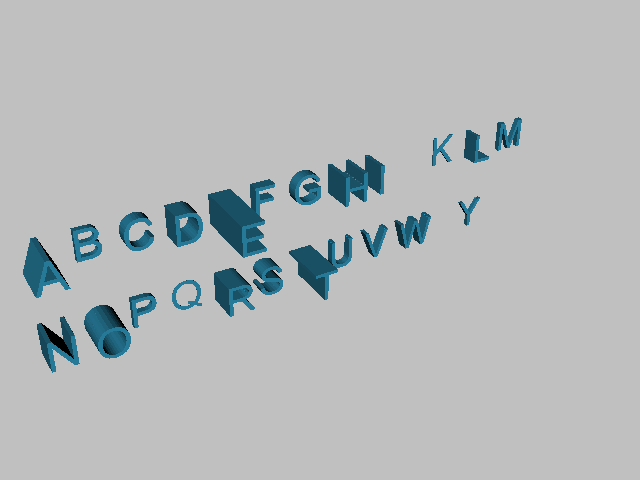

Write Python code to recreate this figure.
#!/usr/bin/env python

# Linearly extrude letter glyphs to visualize character frequency in a text file.

import os
import re
from collections import Counter
from pathlib import Path

# Factory overrides: importing these modules registers the OpenGL rendering
# and interaction style implementations for vtkRenderingCore factory classes.
import vtkmodules.vtkInteractionStyle  # noqa: F401
import vtkmodules.vtkRenderingOpenGL2  # noqa: F401

# VTK pipeline classes used in this example
from vtkmodules.vtkFiltersModeling import vtkLinearExtrusionFilter
from vtkmodules.vtkRenderingCore import (
    vtkActor,
    vtkPolyDataMapper,
    vtkRenderWindow,
    vtkRenderWindowInteractor,
    vtkRenderer,
)
from vtkmodules.vtkRenderingFreeType import vtkVectorText

# Colors (normalized RGB)
peacock = (0.200, 0.631, 0.788)
silver = (0.753, 0.753, 0.753)

# Data file
data_dir = Path(os.environ.get("VPE_DATA_DIR", Path(__file__).parent))
file_path = data_dir / "Gettysburg.txt"

# Read the file and calculate the frequency of each letter
with open(file_path) as f:
    freq = Counter()
    for line in f:
        cleaned = re.sub(r"[\d_]", "", line.strip().lower())
        freq += Counter(re.findall(r"\w", cleaned, re.UNICODE))
max_freq = max(freq.values())

# Letter A (freq=102)
text_a = vtkVectorText()
text_a.SetText("A")

extrude_a = vtkLinearExtrusionFilter()
extrude_a.SetInputConnection(text_a.GetOutputPort())
extrude_a.SetExtrusionTypeToVectorExtrusion()
extrude_a.SetVector(0, 0, 1.0)
extrude_a.SetScaleFactor(float(freq["a"]) / max_freq * 2.50)

mapper_a = vtkPolyDataMapper()
mapper_a.SetInputConnection(extrude_a.GetOutputPort())
mapper_a.ScalarVisibilityOff()

actor_a = vtkActor()
actor_a.SetMapper(mapper_a)
actor_a.GetProperty().SetColor(peacock)
actor_a.SetPosition(0.0, 0.0, 0.0)

# Letter B (freq=14)
text_b = vtkVectorText()
text_b.SetText("B")

extrude_b = vtkLinearExtrusionFilter()
extrude_b.SetInputConnection(text_b.GetOutputPort())
extrude_b.SetExtrusionTypeToVectorExtrusion()
extrude_b.SetVector(0, 0, 1.0)
extrude_b.SetScaleFactor(float(freq["b"]) / max_freq * 2.50)

mapper_b = vtkPolyDataMapper()
mapper_b.SetInputConnection(extrude_b.GetOutputPort())
mapper_b.ScalarVisibilityOff()

actor_b = vtkActor()
actor_b.SetMapper(mapper_b)
actor_b.GetProperty().SetColor(peacock)
actor_b.SetPosition(1.5, 0.0, 0.0)

# Letter C (freq=31)
text_c = vtkVectorText()
text_c.SetText("C")

extrude_c = vtkLinearExtrusionFilter()
extrude_c.SetInputConnection(text_c.GetOutputPort())
extrude_c.SetExtrusionTypeToVectorExtrusion()
extrude_c.SetVector(0, 0, 1.0)
extrude_c.SetScaleFactor(float(freq["c"]) / max_freq * 2.50)

mapper_c = vtkPolyDataMapper()
mapper_c.SetInputConnection(extrude_c.GetOutputPort())
mapper_c.ScalarVisibilityOff()

actor_c = vtkActor()
actor_c.SetMapper(mapper_c)
actor_c.GetProperty().SetColor(peacock)
actor_c.SetPosition(3.0, 0.0, 0.0)

# Letter D (freq=58)
text_d = vtkVectorText()
text_d.SetText("D")

extrude_d = vtkLinearExtrusionFilter()
extrude_d.SetInputConnection(text_d.GetOutputPort())
extrude_d.SetExtrusionTypeToVectorExtrusion()
extrude_d.SetVector(0, 0, 1.0)
extrude_d.SetScaleFactor(float(freq["d"]) / max_freq * 2.50)

mapper_d = vtkPolyDataMapper()
mapper_d.SetInputConnection(extrude_d.GetOutputPort())
mapper_d.ScalarVisibilityOff()

actor_d = vtkActor()
actor_d.SetMapper(mapper_d)
actor_d.GetProperty().SetColor(peacock)
actor_d.SetPosition(4.5, 0.0, 0.0)

# Letter E (freq=165)
text_e = vtkVectorText()
text_e.SetText("E")

extrude_e = vtkLinearExtrusionFilter()
extrude_e.SetInputConnection(text_e.GetOutputPort())
extrude_e.SetExtrusionTypeToVectorExtrusion()
extrude_e.SetVector(0, 0, 1.0)
extrude_e.SetScaleFactor(float(freq["e"]) / max_freq * 2.50)

mapper_e = vtkPolyDataMapper()
mapper_e.SetInputConnection(extrude_e.GetOutputPort())
mapper_e.ScalarVisibilityOff()

actor_e = vtkActor()
actor_e.SetMapper(mapper_e)
actor_e.GetProperty().SetColor(peacock)
actor_e.SetPosition(6.0, 0.0, 0.0)

# Letter F (freq=27)
text_f = vtkVectorText()
text_f.SetText("F")

extrude_f = vtkLinearExtrusionFilter()
extrude_f.SetInputConnection(text_f.GetOutputPort())
extrude_f.SetExtrusionTypeToVectorExtrusion()
extrude_f.SetVector(0, 0, 1.0)
extrude_f.SetScaleFactor(float(freq["f"]) / max_freq * 2.50)

mapper_f = vtkPolyDataMapper()
mapper_f.SetInputConnection(extrude_f.GetOutputPort())
mapper_f.ScalarVisibilityOff()

actor_f = vtkActor()
actor_f.SetMapper(mapper_f)
actor_f.GetProperty().SetColor(peacock)
actor_f.SetPosition(7.5, 0.0, 0.0)

# Letter G (freq=28)
text_g = vtkVectorText()
text_g.SetText("G")

extrude_g = vtkLinearExtrusionFilter()
extrude_g.SetInputConnection(text_g.GetOutputPort())
extrude_g.SetExtrusionTypeToVectorExtrusion()
extrude_g.SetVector(0, 0, 1.0)
extrude_g.SetScaleFactor(float(freq["g"]) / max_freq * 2.50)

mapper_g = vtkPolyDataMapper()
mapper_g.SetInputConnection(extrude_g.GetOutputPort())
mapper_g.ScalarVisibilityOff()

actor_g = vtkActor()
actor_g.SetMapper(mapper_g)
actor_g.GetProperty().SetColor(peacock)
actor_g.SetPosition(9.0, 0.0, 0.0)

# Letter H (freq=80)
text_h = vtkVectorText()
text_h.SetText("H")

extrude_h = vtkLinearExtrusionFilter()
extrude_h.SetInputConnection(text_h.GetOutputPort())
extrude_h.SetExtrusionTypeToVectorExtrusion()
extrude_h.SetVector(0, 0, 1.0)
extrude_h.SetScaleFactor(float(freq["h"]) / max_freq * 2.50)

mapper_h = vtkPolyDataMapper()
mapper_h.SetInputConnection(extrude_h.GetOutputPort())
mapper_h.ScalarVisibilityOff()

actor_h = vtkActor()
actor_h.SetMapper(mapper_h)
actor_h.GetProperty().SetColor(peacock)
actor_h.SetPosition(10.5, 0.0, 0.0)

# Letter I (freq=68)
text_i = vtkVectorText()
text_i.SetText("I")

extrude_i = vtkLinearExtrusionFilter()
extrude_i.SetInputConnection(text_i.GetOutputPort())
extrude_i.SetExtrusionTypeToVectorExtrusion()
extrude_i.SetVector(0, 0, 1.0)
extrude_i.SetScaleFactor(float(freq["i"]) / max_freq * 2.50)

mapper_i = vtkPolyDataMapper()
mapper_i.SetInputConnection(extrude_i.GetOutputPort())
mapper_i.ScalarVisibilityOff()

actor_i = vtkActor()
actor_i.SetMapper(mapper_i)
actor_i.GetProperty().SetColor(peacock)
actor_i.SetPosition(12.0, 0.0, 0.0)

# Letter J (freq=0)
text_j = vtkVectorText()
text_j.SetText("J")

extrude_j = vtkLinearExtrusionFilter()
extrude_j.SetInputConnection(text_j.GetOutputPort())
extrude_j.SetExtrusionTypeToVectorExtrusion()
extrude_j.SetVector(0, 0, 1.0)
extrude_j.SetScaleFactor(float(freq["j"]) / max_freq * 2.50)

mapper_j = vtkPolyDataMapper()
mapper_j.SetInputConnection(extrude_j.GetOutputPort())
mapper_j.ScalarVisibilityOff()

actor_j = vtkActor()
actor_j.SetMapper(mapper_j)
actor_j.GetProperty().SetColor(peacock)
actor_j.VisibilityOff()
actor_j.SetPosition(13.5, 0.0, 0.0)

# Letter K (freq=3)
text_k = vtkVectorText()
text_k.SetText("K")

extrude_k = vtkLinearExtrusionFilter()
extrude_k.SetInputConnection(text_k.GetOutputPort())
extrude_k.SetExtrusionTypeToVectorExtrusion()
extrude_k.SetVector(0, 0, 1.0)
extrude_k.SetScaleFactor(float(freq["k"]) / max_freq * 2.50)

mapper_k = vtkPolyDataMapper()
mapper_k.SetInputConnection(extrude_k.GetOutputPort())
mapper_k.ScalarVisibilityOff()

actor_k = vtkActor()
actor_k.SetMapper(mapper_k)
actor_k.GetProperty().SetColor(peacock)
actor_k.SetPosition(15.0, 0.0, 0.0)

# Letter L (freq=42)
text_l = vtkVectorText()
text_l.SetText("L")

extrude_l = vtkLinearExtrusionFilter()
extrude_l.SetInputConnection(text_l.GetOutputPort())
extrude_l.SetExtrusionTypeToVectorExtrusion()
extrude_l.SetVector(0, 0, 1.0)
extrude_l.SetScaleFactor(float(freq["l"]) / max_freq * 2.50)

mapper_l = vtkPolyDataMapper()
mapper_l.SetInputConnection(extrude_l.GetOutputPort())
mapper_l.ScalarVisibilityOff()

actor_l = vtkActor()
actor_l.SetMapper(mapper_l)
actor_l.GetProperty().SetColor(peacock)
actor_l.SetPosition(16.5, 0.0, 0.0)

# Letter M (freq=13)
text_m = vtkVectorText()
text_m.SetText("M")

extrude_m = vtkLinearExtrusionFilter()
extrude_m.SetInputConnection(text_m.GetOutputPort())
extrude_m.SetExtrusionTypeToVectorExtrusion()
extrude_m.SetVector(0, 0, 1.0)
extrude_m.SetScaleFactor(float(freq["m"]) / max_freq * 2.50)

mapper_m = vtkPolyDataMapper()
mapper_m.SetInputConnection(extrude_m.GetOutputPort())
mapper_m.ScalarVisibilityOff()

actor_m = vtkActor()
actor_m.SetMapper(mapper_m)
actor_m.GetProperty().SetColor(peacock)
actor_m.SetPosition(18.0, 0.0, 0.0)

# Letter N (freq=77)
text_n = vtkVectorText()
text_n.SetText("N")

extrude_n = vtkLinearExtrusionFilter()
extrude_n.SetInputConnection(text_n.GetOutputPort())
extrude_n.SetExtrusionTypeToVectorExtrusion()
extrude_n.SetVector(0, 0, 1.0)
extrude_n.SetScaleFactor(float(freq["n"]) / max_freq * 2.50)

mapper_n = vtkPolyDataMapper()
mapper_n.SetInputConnection(extrude_n.GetOutputPort())
mapper_n.ScalarVisibilityOff()

actor_n = vtkActor()
actor_n.SetMapper(mapper_n)
actor_n.GetProperty().SetColor(peacock)
actor_n.SetPosition(0.0, -3.0, 0.0)

# Letter O (freq=93)
text_o = vtkVectorText()
text_o.SetText("O")

extrude_o = vtkLinearExtrusionFilter()
extrude_o.SetInputConnection(text_o.GetOutputPort())
extrude_o.SetExtrusionTypeToVectorExtrusion()
extrude_o.SetVector(0, 0, 1.0)
extrude_o.SetScaleFactor(float(freq["o"]) / max_freq * 2.50)

mapper_o = vtkPolyDataMapper()
mapper_o.SetInputConnection(extrude_o.GetOutputPort())
mapper_o.ScalarVisibilityOff()

actor_o = vtkActor()
actor_o.SetMapper(mapper_o)
actor_o.GetProperty().SetColor(peacock)
actor_o.SetPosition(1.5, -3.0, 0.0)

# Letter P (freq=15)
text_p = vtkVectorText()
text_p.SetText("P")

extrude_p = vtkLinearExtrusionFilter()
extrude_p.SetInputConnection(text_p.GetOutputPort())
extrude_p.SetExtrusionTypeToVectorExtrusion()
extrude_p.SetVector(0, 0, 1.0)
extrude_p.SetScaleFactor(float(freq["p"]) / max_freq * 2.50)

mapper_p = vtkPolyDataMapper()
mapper_p.SetInputConnection(extrude_p.GetOutputPort())
mapper_p.ScalarVisibilityOff()

actor_p = vtkActor()
actor_p.SetMapper(mapper_p)
actor_p.GetProperty().SetColor(peacock)
actor_p.SetPosition(3.0, -3.0, 0.0)

# Letter Q (freq=1)
text_q = vtkVectorText()
text_q.SetText("Q")

extrude_q = vtkLinearExtrusionFilter()
extrude_q.SetInputConnection(text_q.GetOutputPort())
extrude_q.SetExtrusionTypeToVectorExtrusion()
extrude_q.SetVector(0, 0, 1.0)
extrude_q.SetScaleFactor(float(freq["q"]) / max_freq * 2.50)

mapper_q = vtkPolyDataMapper()
mapper_q.SetInputConnection(extrude_q.GetOutputPort())
mapper_q.ScalarVisibilityOff()

actor_q = vtkActor()
actor_q.SetMapper(mapper_q)
actor_q.GetProperty().SetColor(peacock)
actor_q.SetPosition(4.5, -3.0, 0.0)

# Letter R (freq=79)
text_r = vtkVectorText()
text_r.SetText("R")

extrude_r = vtkLinearExtrusionFilter()
extrude_r.SetInputConnection(text_r.GetOutputPort())
extrude_r.SetExtrusionTypeToVectorExtrusion()
extrude_r.SetVector(0, 0, 1.0)
extrude_r.SetScaleFactor(float(freq["r"]) / max_freq * 2.50)

mapper_r = vtkPolyDataMapper()
mapper_r.SetInputConnection(extrude_r.GetOutputPort())
mapper_r.ScalarVisibilityOff()

actor_r = vtkActor()
actor_r.SetMapper(mapper_r)
actor_r.GetProperty().SetColor(peacock)
actor_r.SetPosition(6.0, -3.0, 0.0)

# Letter S (freq=44)
text_s = vtkVectorText()
text_s.SetText("S")

extrude_s = vtkLinearExtrusionFilter()
extrude_s.SetInputConnection(text_s.GetOutputPort())
extrude_s.SetExtrusionTypeToVectorExtrusion()
extrude_s.SetVector(0, 0, 1.0)
extrude_s.SetScaleFactor(float(freq["s"]) / max_freq * 2.50)

mapper_s = vtkPolyDataMapper()
mapper_s.SetInputConnection(extrude_s.GetOutputPort())
mapper_s.ScalarVisibilityOff()

actor_s = vtkActor()
actor_s.SetMapper(mapper_s)
actor_s.GetProperty().SetColor(peacock)
actor_s.SetPosition(7.5, -3.0, 0.0)

# Letter T (freq=126)
text_t = vtkVectorText()
text_t.SetText("T")

extrude_t = vtkLinearExtrusionFilter()
extrude_t.SetInputConnection(text_t.GetOutputPort())
extrude_t.SetExtrusionTypeToVectorExtrusion()
extrude_t.SetVector(0, 0, 1.0)
extrude_t.SetScaleFactor(float(freq["t"]) / max_freq * 2.50)

mapper_t = vtkPolyDataMapper()
mapper_t.SetInputConnection(extrude_t.GetOutputPort())
mapper_t.ScalarVisibilityOff()

actor_t = vtkActor()
actor_t.SetMapper(mapper_t)
actor_t.GetProperty().SetColor(peacock)
actor_t.SetPosition(9.0, -3.0, 0.0)

# Letter U (freq=21)
text_u = vtkVectorText()
text_u.SetText("U")

extrude_u = vtkLinearExtrusionFilter()
extrude_u.SetInputConnection(text_u.GetOutputPort())
extrude_u.SetExtrusionTypeToVectorExtrusion()
extrude_u.SetVector(0, 0, 1.0)
extrude_u.SetScaleFactor(float(freq["u"]) / max_freq * 2.50)

mapper_u = vtkPolyDataMapper()
mapper_u.SetInputConnection(extrude_u.GetOutputPort())
mapper_u.ScalarVisibilityOff()

actor_u = vtkActor()
actor_u.SetMapper(mapper_u)
actor_u.GetProperty().SetColor(peacock)
actor_u.SetPosition(10.5, -3.0, 0.0)

# Letter V (freq=24)
text_v = vtkVectorText()
text_v.SetText("V")

extrude_v = vtkLinearExtrusionFilter()
extrude_v.SetInputConnection(text_v.GetOutputPort())
extrude_v.SetExtrusionTypeToVectorExtrusion()
extrude_v.SetVector(0, 0, 1.0)
extrude_v.SetScaleFactor(float(freq["v"]) / max_freq * 2.50)

mapper_v = vtkPolyDataMapper()
mapper_v.SetInputConnection(extrude_v.GetOutputPort())
mapper_v.ScalarVisibilityOff()

actor_v = vtkActor()
actor_v.SetMapper(mapper_v)
actor_v.GetProperty().SetColor(peacock)
actor_v.SetPosition(12.0, -3.0, 0.0)

# Letter W (freq=28)
text_w = vtkVectorText()
text_w.SetText("W")

extrude_w = vtkLinearExtrusionFilter()
extrude_w.SetInputConnection(text_w.GetOutputPort())
extrude_w.SetExtrusionTypeToVectorExtrusion()
extrude_w.SetVector(0, 0, 1.0)
extrude_w.SetScaleFactor(float(freq["w"]) / max_freq * 2.50)

mapper_w = vtkPolyDataMapper()
mapper_w.SetInputConnection(extrude_w.GetOutputPort())
mapper_w.ScalarVisibilityOff()

actor_w = vtkActor()
actor_w.SetMapper(mapper_w)
actor_w.GetProperty().SetColor(peacock)
actor_w.SetPosition(13.5, -3.0, 0.0)

# Letter X (freq=0)
text_x = vtkVectorText()
text_x.SetText("X")

extrude_x = vtkLinearExtrusionFilter()
extrude_x.SetInputConnection(text_x.GetOutputPort())
extrude_x.SetExtrusionTypeToVectorExtrusion()
extrude_x.SetVector(0, 0, 1.0)
extrude_x.SetScaleFactor(float(freq["x"]) / max_freq * 2.50)

mapper_x = vtkPolyDataMapper()
mapper_x.SetInputConnection(extrude_x.GetOutputPort())
mapper_x.ScalarVisibilityOff()

actor_x = vtkActor()
actor_x.SetMapper(mapper_x)
actor_x.GetProperty().SetColor(peacock)
actor_x.VisibilityOff()
actor_x.SetPosition(15.0, -3.0, 0.0)

# Letter Y (freq=10)
text_y = vtkVectorText()
text_y.SetText("Y")

extrude_y = vtkLinearExtrusionFilter()
extrude_y.SetInputConnection(text_y.GetOutputPort())
extrude_y.SetExtrusionTypeToVectorExtrusion()
extrude_y.SetVector(0, 0, 1.0)
extrude_y.SetScaleFactor(float(freq["y"]) / max_freq * 2.50)

mapper_y = vtkPolyDataMapper()
mapper_y.SetInputConnection(extrude_y.GetOutputPort())
mapper_y.ScalarVisibilityOff()

actor_y = vtkActor()
actor_y.SetMapper(mapper_y)
actor_y.GetProperty().SetColor(peacock)
actor_y.SetPosition(16.5, -3.0, 0.0)

# Letter Z (freq=0)
text_z = vtkVectorText()
text_z.SetText("Z")

extrude_z = vtkLinearExtrusionFilter()
extrude_z.SetInputConnection(text_z.GetOutputPort())
extrude_z.SetExtrusionTypeToVectorExtrusion()
extrude_z.SetVector(0, 0, 1.0)
extrude_z.SetScaleFactor(float(freq["z"]) / max_freq * 2.50)

mapper_z = vtkPolyDataMapper()
mapper_z.SetInputConnection(extrude_z.GetOutputPort())
mapper_z.ScalarVisibilityOff()

actor_z = vtkActor()
actor_z.SetMapper(mapper_z)
actor_z.GetProperty().SetColor(peacock)
actor_z.VisibilityOff()
actor_z.SetPosition(18.0, -3.0, 0.0)

# Renderer: assemble the scene
renderer = vtkRenderer()
renderer.AddActor(actor_a)
renderer.AddActor(actor_b)
renderer.AddActor(actor_c)
renderer.AddActor(actor_d)
renderer.AddActor(actor_e)
renderer.AddActor(actor_f)
renderer.AddActor(actor_g)
renderer.AddActor(actor_h)
renderer.AddActor(actor_i)
renderer.AddActor(actor_j)
renderer.AddActor(actor_k)
renderer.AddActor(actor_l)
renderer.AddActor(actor_m)
renderer.AddActor(actor_n)
renderer.AddActor(actor_o)
renderer.AddActor(actor_p)
renderer.AddActor(actor_q)
renderer.AddActor(actor_r)
renderer.AddActor(actor_s)
renderer.AddActor(actor_t)
renderer.AddActor(actor_u)
renderer.AddActor(actor_v)
renderer.AddActor(actor_w)
renderer.AddActor(actor_x)
renderer.AddActor(actor_y)
renderer.AddActor(actor_z)
renderer.SetBackground(silver)
renderer.ResetCamera()
renderer.GetActiveCamera().Elevation(30.0)
renderer.GetActiveCamera().Azimuth(-30.0)
renderer.GetActiveCamera().Dolly(1.25)
renderer.ResetCameraClippingRange()

# Window: display the rendered scene
render_window = vtkRenderWindow()
render_window.AddRenderer(renderer)
render_window.SetWindowName("alpha frequency")
render_window.SetMultiSamples(0)
render_window.SetSize(640, 480)

# Interactor: handle mouse and keyboard events
render_window_interactor = vtkRenderWindowInteractor()
render_window_interactor.SetRenderWindow(render_window)

# Launch the interactive visualization
render_window_interactor.Initialize()
render_window_interactor.Start()
